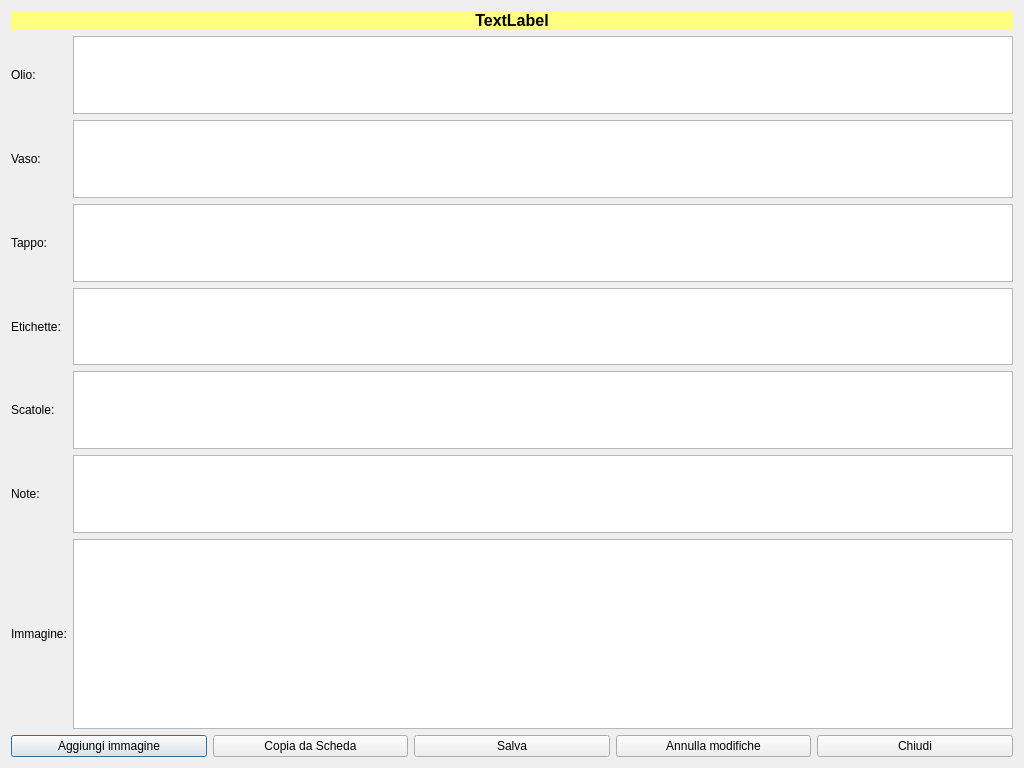
<?xml version="1.0" encoding="UTF-8"?>
<ui version="4.0">
 <class>HModificaScheda</class>
 <widget class="QDialog" name="HModificaScheda">
  <property name="windowModality">
   <enum>Qt::ApplicationModal</enum>
  </property>
  <property name="geometry">
   <rect>
    <x>0</x>
    <y>0</y>
    <width>1024</width>
    <height>768</height>
   </rect>
  </property>
  <property name="windowTitle">
   <string>Modifica scheda</string>
  </property>
  <property name="windowIcon">
   <iconset resource="icons.qrc">
    <normaloff>:/Resources/Art-Supplies.PNG</normaloff>:/Resources/Art-Supplies.PNG</iconset>
  </property>
  <layout class="QVBoxLayout" name="verticalLayout">
   <item>
    <widget class="QLabel" name="leTitolo">
     <property name="font">
      <font>
       <pointsize>12</pointsize>
       <weight>75</weight>
       <bold>true</bold>
       <stylestrategy>PreferAntialias</stylestrategy>
      </font>
     </property>
     <property name="styleSheet">
      <string notr="true">background-color: rgb(255, 255, 127);</string>
     </property>
     <property name="text">
      <string>TextLabel</string>
     </property>
     <property name="alignment">
      <set>Qt::AlignCenter</set>
     </property>
    </widget>
   </item>
   <item>
    <layout class="QGridLayout" name="gridLayout">
     <item row="0" column="0">
      <widget class="QLabel" name="label">
       <property name="text">
        <string>Olio:</string>
       </property>
      </widget>
     </item>
     <item row="0" column="1">
      <widget class="QPlainTextEdit" name="peOlio">
       <property name="maximumSize">
        <size>
         <width>16777215</width>
         <height>80</height>
        </size>
       </property>
      </widget>
     </item>
     <item row="1" column="0">
      <widget class="QLabel" name="label_2">
       <property name="text">
        <string>Vaso:</string>
       </property>
      </widget>
     </item>
     <item row="1" column="1">
      <widget class="QPlainTextEdit" name="peVaso">
       <property name="maximumSize">
        <size>
         <width>16777215</width>
         <height>80</height>
        </size>
       </property>
      </widget>
     </item>
     <item row="2" column="0">
      <widget class="QLabel" name="label_3">
       <property name="text">
        <string>Tappo:</string>
       </property>
      </widget>
     </item>
     <item row="2" column="1">
      <widget class="QPlainTextEdit" name="peTappo">
       <property name="maximumSize">
        <size>
         <width>16777215</width>
         <height>80</height>
        </size>
       </property>
      </widget>
     </item>
     <item row="3" column="0">
      <widget class="QLabel" name="label_4">
       <property name="text">
        <string>Etichette:</string>
       </property>
      </widget>
     </item>
     <item row="3" column="1">
      <widget class="QPlainTextEdit" name="peEtichette">
       <property name="maximumSize">
        <size>
         <width>16777215</width>
         <height>80</height>
        </size>
       </property>
      </widget>
     </item>
     <item row="4" column="0">
      <widget class="QLabel" name="label_5">
       <property name="text">
        <string>Scatole:</string>
       </property>
      </widget>
     </item>
     <item row="4" column="1">
      <widget class="QPlainTextEdit" name="peScatole">
       <property name="maximumSize">
        <size>
         <width>16777215</width>
         <height>80</height>
        </size>
       </property>
      </widget>
     </item>
     <item row="5" column="0">
      <widget class="QLabel" name="label_6">
       <property name="text">
        <string>Note:</string>
       </property>
      </widget>
     </item>
     <item row="5" column="1">
      <widget class="QPlainTextEdit" name="ptNote">
       <property name="maximumSize">
        <size>
         <width>16777215</width>
         <height>80</height>
        </size>
       </property>
      </widget>
     </item>
     <item row="6" column="0">
      <widget class="QLabel" name="label_7">
       <property name="text">
        <string>Immagine:</string>
       </property>
      </widget>
     </item>
     <item row="6" column="1">
      <widget class="QGraphicsView" name="gv"/>
     </item>
    </layout>
   </item>
   <item>
    <layout class="QHBoxLayout" name="horizontalLayout">
     <item>
      <widget class="QPushButton" name="pushButton_4">
       <property name="text">
        <string>Aggiungi immagine</string>
       </property>
       <property name="icon">
        <iconset resource="icons.qrc">
         <normaloff>:/Resources/Photocamera.PNG</normaloff>:/Resources/Photocamera.PNG</iconset>
       </property>
       <property name="iconSize">
        <size>
         <width>32</width>
         <height>32</height>
        </size>
       </property>
      </widget>
     </item>
     <item>
      <widget class="QPushButton" name="pushButton_5">
       <property name="text">
        <string>Copia da Scheda</string>
       </property>
       <property name="icon">
        <iconset resource="icons.qrc">
         <normaloff>:/Resources/Plus.PNG</normaloff>:/Resources/Plus.PNG</iconset>
       </property>
       <property name="iconSize">
        <size>
         <width>32</width>
         <height>32</height>
        </size>
       </property>
      </widget>
     </item>
     <item>
      <widget class="QPushButton" name="pushButton">
       <property name="text">
        <string>Salva</string>
       </property>
       <property name="icon">
        <iconset resource="icons.qrc">
         <normaloff>:/Resources/save-icon.png</normaloff>:/Resources/save-icon.png</iconset>
       </property>
       <property name="iconSize">
        <size>
         <width>32</width>
         <height>32</height>
        </size>
       </property>
      </widget>
     </item>
     <item>
      <widget class="QPushButton" name="pushButton_3">
       <property name="text">
        <string>Annulla modifiche</string>
       </property>
       <property name="icon">
        <iconset resource="icons.qrc">
         <normaloff>:/Resources/Banned-Sign.PNG</normaloff>:/Resources/Banned-Sign.PNG</iconset>
       </property>
       <property name="iconSize">
        <size>
         <width>32</width>
         <height>32</height>
        </size>
       </property>
      </widget>
     </item>
     <item>
      <widget class="QPushButton" name="pushButton_2">
       <property name="text">
        <string>Chiudi</string>
       </property>
       <property name="icon">
        <iconset resource="icons.qrc">
         <normaloff>:/Resources/Actions-window-close-icon.png</normaloff>:/Resources/Actions-window-close-icon.png</iconset>
       </property>
       <property name="iconSize">
        <size>
         <width>32</width>
         <height>32</height>
        </size>
       </property>
      </widget>
     </item>
    </layout>
   </item>
  </layout>
 </widget>
 <resources>
  <include location="icons.qrc"/>
 </resources>
 <connections/>
</ui>
